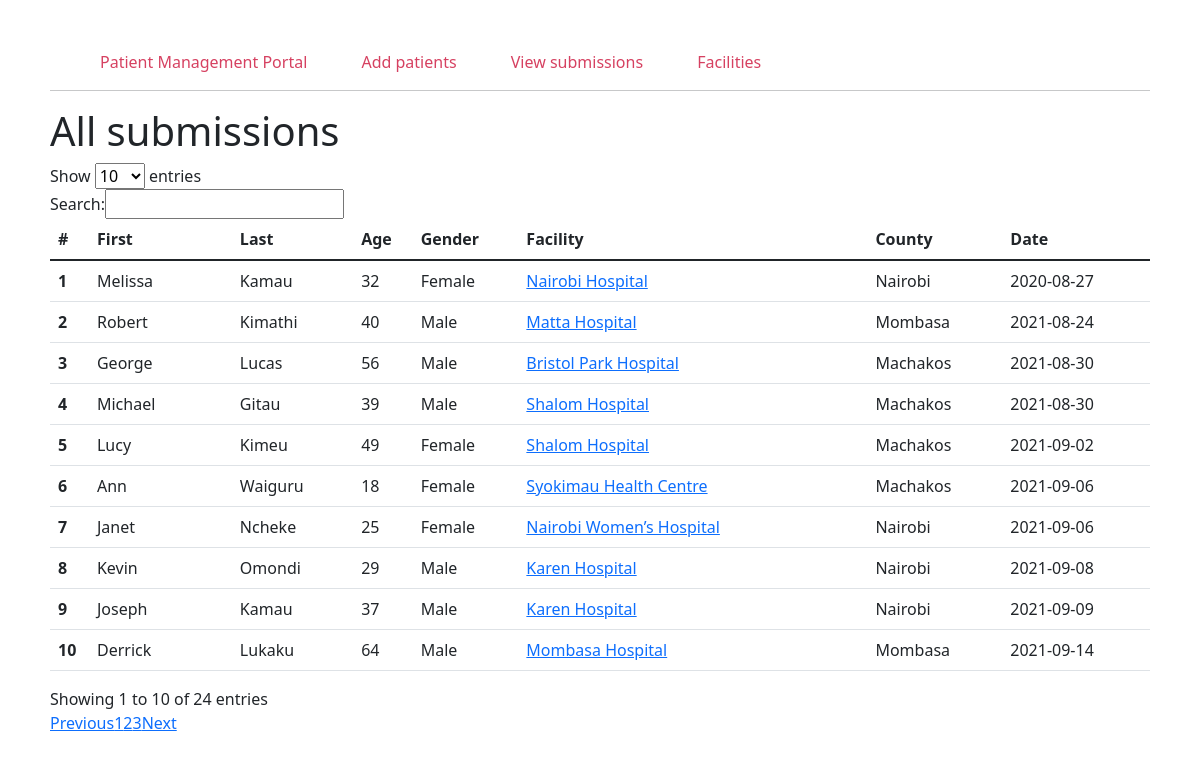
Screenshot of /submissions with the database file from the repository.
### tables this page shows
CREATE TABLE patient_registration (
    id INTEGER PRIMARY KEY AUTOINCREMENT,
    created TIMESTAMP NOT NULL DEFAULT CURRENT_TIMESTAMP,
    first_name TEXT NOT NULL,
    last_name TEXT NOT NULL,
    gender TEXT NOT NULL,
    age INTEGER NOT NULL,
    facility TEXT NOT NULL,
    county TEXT NOT NULL,
    reg_date DATE NOT NULL,
    reg_month TEXT NOT NULL,
    reg_year TEXT NOT NULL
);

### Management_Portal/routes.py (the view)
@routes_blueprint.route('/submissions', methods=["GET"])
def submissions():
    conn = get_db_connection()
    registrations = conn.execute('SELECT * FROM patient_registration').fetchall()
    conn.close()
    num = 0
    submissions = []
    for row in registrations:
        num +=1
        sub_obj = {}
        sub_obj['number'] = num
        sub_obj['first'] = row[2]
        sub_obj['last'] = row[3]
        sub_obj['gender'] = row[4]
        sub_obj['age'] = row[5]
        sub_obj['facility'] = row[6]
        sub_obj['county'] = row[7]
        sub_obj['reg_date'] = row[8]
        sub_obj['month'] = row[9]
        submissions.append(sub_obj)
    return render_template('submissions.html', submissions=submissions)

### Management_Portal/routes.py (called while the page is built)
def get_db_connection():
    conn = sqlite3.connect('patient_reg.db')
    conn.row_factory = sqlite3.Row
    return conn

### Management_Portal/templates/submissions.html (shortened to what this page needs)
{% extends 'base.html' %}
{% block content %}
    <h1> All submissions</h1>
    <table class="table" id="submissions">
        <thead>
            <tr>
                <th scope="col">#</th>
                <th scope="col">First</th>
                <th scope="col">Last</th>
                <th scope="col">Age</th>
                <th scope="col">Gender</th>
                <th scope="col">Facility</th>
                <th scope="col">County</th>
                <th scope="col">Date</th>
            </tr>
        </thead>
        <tbody>
            {% for data in submissions %}
                <tr>
                    <th scope="row">{{ data['number'] }}</th>
                    <td>{{ data['first'] }}</td>
                    <td>{{ data['last'] }}</td>
                    <td>{{ data['age'] }}</td>
                    <td>{{ data['gender'] }}</td>
                    <td><a href="{{ url_for('routes_blueprint.summary', facility=data['facility']) }}">{{ data['facility'] }}</a></td>
                    <td>{{ data['county'] }}</td>
                    <td>{{ data['reg_date'] }}</td>
                </tr>
            {% endfor %}
        </tbody>
    </table>
<link rel="stylesheet" type="text/css" href="https://code.jquery.com/ui/1.12.1/themes/base/jquery-ui.css"/>
<link rel="stylesheet" type="text/css" href="https://cdn.datatables.net/1.10.20/css/dataTables.jqueryui.min.css"/>
{% endblock %}

### Management_Portal/templates/base.html (shortened to what this page needs)
<!DOCTYPE html>
<html lang="en">
<head>
    <link rel="stylesheet" href="https://cdn.jsdelivr.net/npm/bootstrap@5.1.3/dist/css/bootstrap.min.css">
    <link rel="stylesheet" href="https://maxcdn.bootstrapcdn.com/bootstrap/3.3.7/css/bootstrap-theme.min.css">
    <link href="{{ url_for('routes_blueprint.static', filename='css/style.css') }}" rel="stylesheet">
</head>
<body>
    <nav>
        <a href="{{ url_for('routes_blueprint.index') }}">Patient Management Portal</a>
        <a href="{{ url_for('routes_blueprint.add_patients') }}" >Add patients</a>
        <a href="{{ url_for('routes_blueprint.submissions') }}" >View submissions</a>
        <a href="{{ url_for('routes_blueprint.submissions') }}" >Facilities</a>
    </nav>
    <hr>
    <div class="content">
        {% block content %} {% endblock %}
    </div>
</body>
</html>

### Management_Portal/static/css/style.css (style rules this page uses)
body { padding:50px }
nav a { color: #d64161; font-size: 1em; margin-left: 50px; text-decoration: none; }

### rows the page displays
patient_registration: number "1", first "Melissa", last "Kamau", age "32", gender "Female", facility "Nairobi Hospital", county "Nairobi", reg_date "2020-08-27"
patient_registration: number "2", first "Robert", last "Kimathi", age "40", gender "Male", facility "Matta Hospital", county "Mombasa", reg_date "2021-08-24"
patient_registration: number "3", first "George", last "Lucas", age "56", gender "Male", facility "Bristol Park Hospital", county "Machakos", reg_date "2021-08-30"
patient_registration: number "4", first "Michael", last "Gitau", age "39", gender "Male", facility "Shalom Hospital", county "Machakos", reg_date "2021-08-30"
patient_registration: number "5", first "Lucy", last "Kimeu", age "49", gender "Female", facility "Shalom Hospital", county "Machakos", reg_date "2021-09-02"
patient_registration: number "6", first "Ann", last "Waiguru", age "18", gender "Female", facility "Syokimau Health Centre", county "Machakos", reg_date "2021-09-06"
patient_registration: number "7", first "Janet", last "Ncheke", age "25", gender "Female", facility "Nairobi Women’s Hospital", county "Nairobi", reg_date "2021-09-06"
patient_registration: number "8", first "Kevin", last "Omondi", age "29", gender "Male", facility "Karen Hospital", county "Nairobi", reg_date "2021-09-08"
patient_registration: number "9", first "Joseph", last "Kamau", age "37", gender "Male", facility "Karen Hospital", county "Nairobi", reg_date "2021-09-09"
patient_registration: number "10", first "Derrick", last "Lukaku", age "64", gender "Male", facility "Mombasa Hospital", county "Mombasa", reg_date "2021-09-14"
